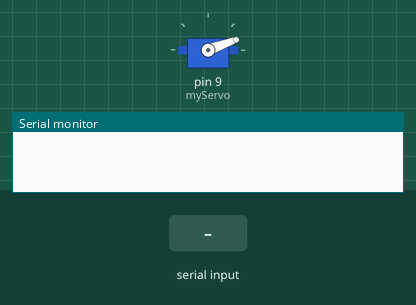
Recording of a sketch running on a simulated Arduino Uno, built with avr-gcc and run on an emulated ATmega328P. Shown: servo, the last lines printed to the serial monitor. The test bench sets the inputs (shaded band).

Above: at 1.2 s.
1.3 s: "1" received over the second serial link
At 1.7 s:
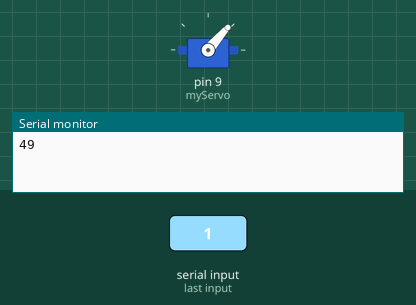
2.8 s: "0" received over the second serial link
At 4.2 s:
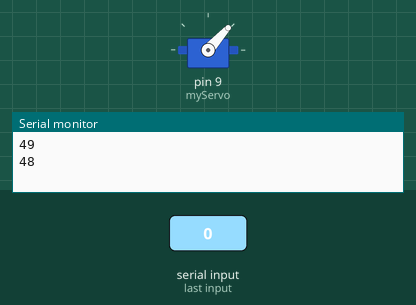
Timing chart, 0 to 5.8 s (numbered marks = the images above; inputs shaded):
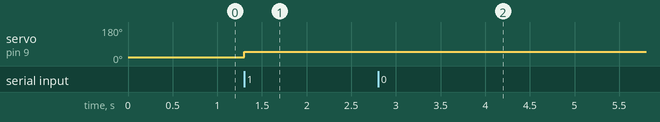

The sketch:

bt_slave.ino
```cpp
#include <SoftwareSerial.h>
#include <Servo.h>
SoftwareSerial mySerial(10, 11);
Servo myServo;
int state = 20;

void setup() {
  myServo.attach(9);
  Serial.begin(9600);
  mySerial.begin(38400);
}

void loop() {

 if(mySerial.available() > 0){
    state = mySerial.read();
    Serial.println(state);
 }

 myServo.write(state);
 delay(10);

}
```

Measured:
- after the input at 1.3 s, servo on pin 9 (myServo): 20° → 49° at once
- after the input at 2.8 s, servo on pin 9 (myServo): 49° → 48° at once
